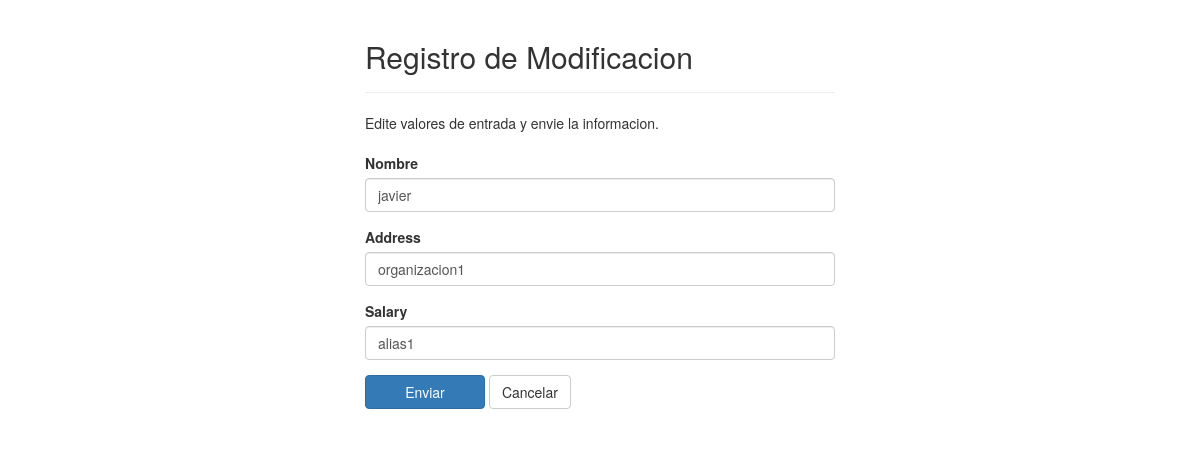
/anuncianteModificar.php?id=1, run on the app's committed database.
### tables this page shows
CREATE TABLE `advertisers` (
  `id` int(9) NOT NULL,
  `name` varchar(20) NOT NULL,
  `organization` varchar(45) NOT NULL,
  `alias` varchar(12) NOT NULL
);

### anuncianteModificar.php (the view, shortened to what this page needs)
<?php
require_once "conexion.php";
$nombre = $organizacion = $alias = "";
$nombre_error = $organizacion_error = $alias_error = "";
if(isset($_POST["id"]) && !empty($_POST["id"])){
    $id = $_POST["id"];
    $nombre_entrada = trim($_POST["nombre"]);
    if(empty($nombre_entrada)){
        $nombre_error = "Introduzca un nombre.";
    } elseif(!filter_var($nombre_entrada, FILTER_VALIDATE_REGEXP, array("options"=>array("regexp"=>"/^[a-zA-Z\s]+$/")))){
        $nombre_error = "Introduzca nombre valido.";
    } else{
        $nombre = $nombre_entrada;
    }
    $organizacion_entrada = trim($_POST["organizacion"]);
    if(empty($organizacion_entrada)){
        $organizacion_error = "Introduzca organizacion.";
    } else{
        $organizacion = $organizacion_entrada;
    }
    $alias_entrada = trim($_POST["alias"]);
    if(empty($alias_entrada)){
        $alias_error = "Introduzca alias.";
    }else{
        $alias = $alias_entrada;
    }
    if(empty($nombre_error) && empty($organizacion_error) && empty($alias_error)){
        $sql = "UPDATE advertisers SET name=?, organization=?, alias=? WHERE id=?";
        if($stmt = mysqli_prepare($con, $sql)){
            mysqli_stmt_bind_param($stmt, "sssi", $nombre_parametro, $organizacion_parametro, $alias_parametro, $id_parametro);
            $nombre_parametro = $nombre;
            $organizacion_parametro = $organizacion;
            $alias_parametro = $alias;
            $id_parametro = $id;
            if(mysqli_stmt_execute($stmt)){
                header("location: anunciante.php");
                exit();
            } else{
                echo "Algo fue mal. Intentar mas tarde";
            }
        }
        mysqli_stmt_close($stmt);
    }
    mysqli_close($con);
} else{
    if(isset($_GET["id"]) && !empty(trim($_GET["id"]))){
        $sql = "SELECT * FROM advertisers WHERE id = ?";
        if($stmt = mysqli_prepare($con, $sql)){
            mysqli_stmt_bind_param($stmt, "i", $id_parametro);
            if(mysqli_stmt_execute($stmt)){
                $resultado = mysqli_stmt_get_result($stmt);
                if(mysqli_num_rows($resultado) == 1){
                    $fila = mysqli_fetch_array($resultado, MYSQLI_ASSOC);
                    $nombre = $fila["name"];
                    $organizacion = $fila["organization"];
                    $alias = $fila["alias"];
                } else{
                    echo "URL no contiene id valida";
                    exit();
                }
            } else{
                echo "Error, intentelo más tarde.";
            }
        }
    }  else{
        echo "URL no contiene id valida";
        exit();
    }
}
?>
<!DOCTYPE html>
<html lang="en">
<head>
    <link rel="stylesheet" type="text/css" href="CSS/hojaestilo.css"/>
    <?php include("stylesheets.php"); ?>
</head>
<body>
    <div class="envoltura">
        <div class="container-fluid">
            <div class="row">
                <div class="col-md-12">
                    <div class="page-header">
                        <h2>Registro de Modificacion</h2>
                    </div>
                    <p>Edite valores de entrada y envie la informacion.</p>
                    <form action="<?php echo htmlspecialchars(basename($_SERVER['REQUEST_URI'])); ?>" method="post">
                        <div class="form-group <?php echo (!empty($nombre_error)) ? 'Error' : ''; ?>">
                            <label>Nombre</label>
                            <input type="text" name="nombre" class="form-control" value="<?php echo $nombre; ?>">
                        </div>
                        <div class="form-group <?php echo (!empty($organizacion_error)) ? 'Error' : ''; ?>">
                            <label>Address</label>
                            <input type="text" name="organizacion" class="form-control" value="<?php echo $organizacion; ?>">
                        </div>
                        <div class="form-group <?php echo (!empty($alias_error)) ? 'Error' : ''; ?>">
                            <label>Salary</label>
                            <input type="text" name="alias" class="form-control" value="<?php echo $alias; ?>">
                        </div>
                        <input type="submit" class="btn btn-primary" value="Enviar">
                        <a href="anunciante.php" class="btn btn-default">Cancelar</a>
                    </form>
                </div>
            </div>
        </div>
    </div>
</body>
</html>

### CSS/hojaestilo.css (style rules this page uses)
body { color:rgb(30,24,1); background-color:rgb(250,250,250); margin:0; }
.envoltura { width: 500px; margin: 0 auto; }
.page-header h2 { margin-top: 0; }

### CSS/placeholder.css (style rules this page uses)
form { margin-top: 20px; margin-bottom: 20px; }
input { border: 1px solid #ccc; padding: 6px; outline: none; font-size: 14px; -webkit-border-radius: 6px; -moz-border-radius: 6px; border-radius: 6px; min-width: 10vw; margin: 10px; }

### data on the page
advertisers: nombre "javier", organizacion "organizacion1", alias "alias1"
